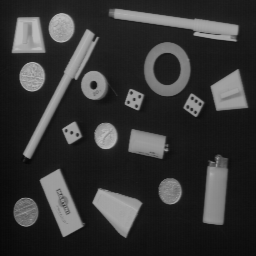
#> input picture PAID/taller_3/images/OBJECTS.png, 256 x 256 px
$ jupyter execute segmentacion_por_umbralizacion.ipynb
#> lines starting #> are read from the running program, lines starting #| are printed output that depends on the picture; after the words box and inside, x2 and y2 are one past the last pixel; in counts of white or black regions, pixels touching at a corner belong together
[cell 1]
import cv2
import matplotlib.pyplot as plt
import numpy as np

image = cv2.imread("images/OBJECTS.png", cv2.IMREAD_GRAYSCALE)
#> image is the input picture: shape (256, 256); min 7, max 188, mean 53.3

# Visualizar imagen
plt.imshow(image, cmap="gray",  vmin=0, vmax=255)
plt.show()

# Visualizar histograma
hist = cv2.calcHist([image],[0],None,[256],[0,256])
#> hist = 256 values, max 3542 at index 21, min 0 at index 0, mean 256
plt.plot(hist)
plt.show()
#> figure, not shown here; curve peaks at x = 21, y = 3542

[cell 2]
# Aplique el algoritmo de umbralización global

thres_value, thres_image = cv2.threshold(image, 90, 255, cv2.THRESH_BINARY)
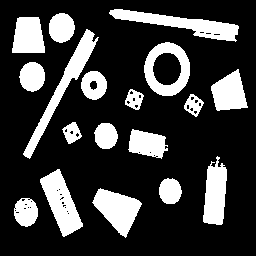
#> thres_image: shape (256, 256); 23.1% white; 18 white regions, largest, box (x1, y1, x2, y2) and area: (109, 9, 239, 42) 1581, (23, 29, 99, 159) 1537, (40, 169, 83, 237) 1424

# Visualizar imagen
plt.imshow(thres_image, cmap="gray",  vmin=0, vmax=255)
plt.show()

# Visualizar histograma
hist = cv2.calcHist([thres_image],[0],None,[256],[0,256])
#> hist = 256 values, max 50420 at index 0, min 0 at index 1, mean 256
plt.plot(hist)
plt.show()
#> figure, not shown here; curve peaks at x = 0, y = 50420

[cell 3]
# Aplique el algoritmo de umbralización de Otsu con un solo valor

thres_value, thres_image = cv2.threshold(image, 0, 255, cv2.THRESH_BINARY+cv2.THRESH_OTSU)
#> thres_image: shape (256, 256); 23.5% white; 18 white regions, largest, box (x1, y1, x2, y2) and area: (109, 9, 239, 42) 1596, (23, 29, 99, 159) 1563, (40, 169, 84, 237) 1448
#> thres_value = 84
print(thres_value)
#| 84.0

# Visualizar imagen
plt.imshow(thres_image, cmap="gray",  vmin=0, vmax=255)
plt.show()

# Visualizar histograma
hist = cv2.calcHist([thres_image],[0],None,[256],[0,256])
#> hist = 256 values, max 50154 at index 0, min 0 at index 1, mean 256
plt.plot(hist)
plt.show()
#> figure, not shown here; curve peaks at x = 0, y = 50154

[cell 4]
# Ahora introduzca ruido gaussiano aditivo con varianza de 0.001 y luego con varianza de 0.05. Visualice el histograma de la imagen resultante


from skimage.util import random_noise

noised_image = random_noise(image, mode='gaussian', mean=0,  var=0.001)

noised_image = noised_image * 255

noised_image = noised_image.astype(np.uint8)

# Visualizar imagen
plt.imshow(noised_image, cmap="gray",  vmin=0, vmax=255)
plt.title("varianza 0.001")
plt.show()

# Visualizar histograma
hist = cv2.calcHist([noised_image],[0],None,[256],[0,256])
#> hist = 256 values, max 1935 at index 24, min 0 at index 204, mean 256
plt.plot(hist)
plt.show()
#> figure, not shown here; curve peaks at x = 24, y = 1935

noised_image = random_noise(image, mode='gaussian', mean=0,  var=0.05)
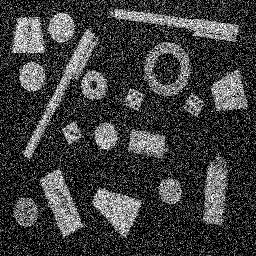
#> noised_image: shape (256, 256) float64; min 0, max 1, mean 0.245

noised_image = noised_image * 255

noised_image = noised_image.astype(np.uint8)

# Visualizar imagen
plt.imshow(noised_image, cmap="gray",  vmin=0, vmax=255)
plt.title("varianza 0.05")
plt.show()

# Visualizar histograma
hist = cv2.calcHist([noised_image],[0],None,[256],[0,256])
#> hist = 256 values, max 17054 at index 0, min 15 at index 243, mean 256
plt.plot(hist)
plt.show()
#> figure, not shown here; curve peaks at x = 0, y = 17054

¿Qué sucede? ¿Por qué sucede esto?
Lo que sucede es que al meter ruido gaussiano, se estan generando unas variaciones de una forma distribuida normal. Esto dificulta encontrar regiones, fronteras y la tarea de segmentar se complica aun mas.

[cell 5]
# Vuelva a correr las umbralizaciones sobre la imagen ¿Cómo afecta el ruido al resultado?

thres_value, thres_image = cv2.threshold(noised_image, 0, 255, cv2.THRESH_BINARY+cv2.THRESH_OTSU)
#> thres_image: shape (256, 256); 30.9% white; 3300 white regions (3282 under 20 px), largest, box (x1, y1, x2, y2) and area: (107, 7, 240, 43) 1533, (22, 28, 100, 161) 1514, (39, 168, 87, 239) 1310
print(thres_value)
#| 84.0

# Visualizar imagen
plt.imshow(thres_image, cmap="gray",  vmin=0, vmax=255)
plt.show()

# Visualizar histograma
hist = cv2.calcHist([thres_image],[0],None,[256],[0,256])
#> hist = 256 values, max 45258 at index 0, min 0 at index 1, mean 256
plt.plot(hist)
plt.show()
#> figure, not shown here; curve peaks at x = 0, y = 45258

¿Cómo afecta el ruido al resultado?
La segmentación ya no es tan precisa como la primera, dentro de los objetos quedaron pixeles negros, culpa del ruido gaussiano.

[cell 6]
image = cv2.imread("images/Text.png", cv2.IMREAD_GRAYSCALE)
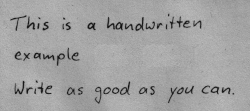
#> input picture PAID/taller_3/images/Text.png, 250 x 111 px
#> image is the input picture: shape (111, 250); min 17, max 189, mean 162.1

# Visualizar imagen
plt.imshow(image, cmap="gray",  vmin=0, vmax=255)
plt.show()

# Visualizar histograma
hist = cv2.calcHist([image],[0],None,[256],[0,256])
#> hist = 256 values, max 1675 at index 167, min 0 at index 0, mean 108.4
plt.plot(hist)
plt.show()
#> figure, not shown here; curve peaks at x = 167, y = 1675

[cell 7]
# Introduzca ahora una sombra circular lateral y una sombra sinusoidal en la imagen
# (pruebe con diferentes valores y úselos para los pasos 10 y 11). Visualice el resultado.

# ---------- Sombra circular --------------
import numpy as np

rows, cols = image.shape
#> rows = 111; cols = 250
x, y = np.meshgrid(np.arange(cols), np.arange(rows))
#Cálculo del centro
cx, cy = cols // 2, rows // 2
#> cx = 125; cy = 55
#Cálculo del radio y distancia posible
distance = np.sqrt((x - cx) ** 2 + (y - cy) ** 2)
max_dist = np.sqrt(cx**2 + cy**2)
#> max_dist = 136.6

#Aplicación del gradiente
spot_shading = 1 - (distance / max_dist)
spot_image = image * spot_shading
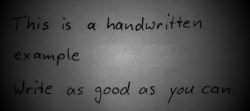
#> spot_image: shape (111, 250) float64; min 0, max 175.7, mean 76.1

spot_image = spot_image.astype(np.uint8)

# Visualizar imagen
plt.imshow(spot_image, cmap="gray",  vmin=0, vmax=255)
plt.title("sombra circular")
plt.show()

# Visualizar histograma
hist = cv2.calcHist([spot_image],[0],None,[256],[0,256])
#> hist = 256 values, max 269 at index 97, min 0 at index 176, mean 108.4
plt.plot(hist)
plt.title("sombra circular")
plt.show()
#> figure, not shown here; curve peaks at x = 97, y = 269

# ---------- Sombra sinusoidal --------------
# Cantidad de perturbaciones
frequency = 50
#Intensidad de los picos
amplitude = 0.5

#Cálculo y aplicación del efecto
sinusoidal_shading = (1 + amplitude * np.sin(2 * np.pi * x / frequency)) / 1.5
sinusoidal_image = image * sinusoidal_shading
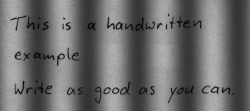
#> sinusoidal_image: shape (111, 250) float64; min 6.11, max 188.9, mean 108.1

sinusoidal_image = sinusoidal_image.astype(np.uint8)

# Visualizar imagen
plt.imshow(sinusoidal_image, cmap="gray",  vmin=0, vmax=255)
plt.title("sombra circular")
plt.show()

# Visualizar histograma
hist = cv2.calcHist([sinusoidal_image],[0],None,[256],[0,256])
#> hist = 256 values, max 662 at index 56, min 0 at index 0, mean 108.4
plt.plot(hist)
plt.title("sombra circular")
plt.show()
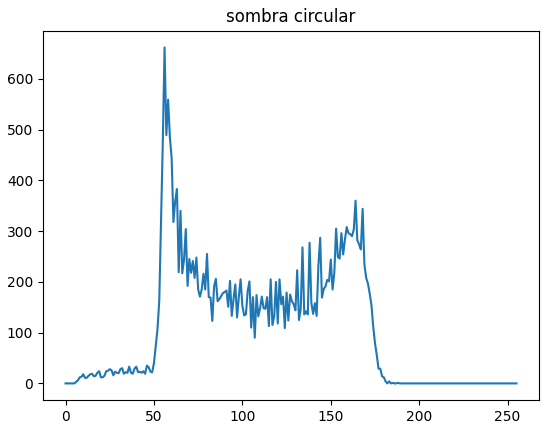
#> figure drawn by matplotlib, 1 panel; curve peaks at x = 56, y = 662

[cell 8]
# Aplique el algoritmo de umbralización de Otsu sobre la imagen original y las dos modificaciones

# ---------- Umbralizacion con OTSU a la imagen original --------
thres_value, thres_image = cv2.threshold(image, 0, 255, cv2.THRESH_BINARY+cv2.THRESH_OTSU)
#> thres_image: shape (111, 250); 95.4% white; black in thin lines or dots, all inside (x1, y1, x2, y2) = (10, 14, 234, 104)
#> thres_value = 117
print(thres_value)
#| 117.0

# Visualizar imagen
plt.imshow(thres_image, cmap="gray",  vmin=0, vmax=255)
plt.show()

# Visualizar histograma
hist = cv2.calcHist([thres_image],[0],None,[256],[0,256])
#> hist = 256 values, max 26486 at index 255, min 0 at index 1, mean 108.4
plt.plot(hist)
plt.show()
#> figure, not shown here; curve peaks at x = 255, y = 26486

# ---------- Umbralizacion con OTSU a la primera modificacion --------
thres_value, thres_image = cv2.threshold(spot_image, 0, 255, cv2.THRESH_OTSU)
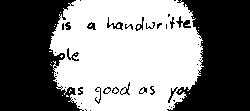
#> thres_image: shape (111, 250); 50.2% white; 44 black regions (25 under 20 px), largest, box (x1, y1, x2, y2) and area: (0, 0, 84, 111) 6769, (167, 0, 250, 111) 6351, (176, 16, 191, 28) 76
#> thres_value = 75
print(thres_value)
#| 75.0

# Visualizar imagen
plt.imshow(thres_image, cmap="gray",  vmin=0, vmax=255)
plt.show()

# Visualizar histograma
hist = cv2.calcHist([thres_image],[0],None,[256],[0,256])
#> hist = 256 values, max 13944 at index 255, min 0 at index 1, mean 108.4
plt.plot(hist)
plt.show()
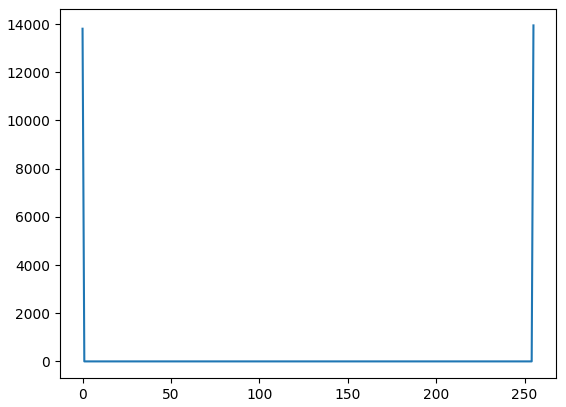
#> figure drawn by matplotlib, 1 panel; curve peaks at x = 255, y = 13944

# ---------- Umbralizacion con OTSU a la segunda modificacion --------
thres_value, thres_image = cv2.threshold(sinusoidal_image, 55, 255, cv2.THRESH_BINARY)
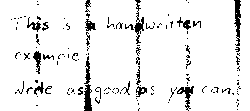
#> thres_image: shape (111, 250); 92.5% white; black in thin lines or dots
print(thres_value)

# Visualizar imagen
plt.imshow(thres_image, cmap="gray",  vmin=0, vmax=255)
plt.show()

# Visualizar histograma
hist = cv2.calcHist([thres_image],[0],None,[256],[0,256])
#> hist = 256 values, max 25673 at index 255, min 0 at index 1, mean 108.4
plt.plot(hist)
plt.show()
#> figure, not shown here; curve peaks at x = 255, y = 25673

¿Qué sucede? ¿Por qué sucede esto? ¿Qué alternativas puede emplear para mitigar este resultado?

Sucede que esas sombras empiezan a interferir en la segmentación. Al establecer un umbral, hay pixeles de esas sombras que tienen valores muy cercanos a los de la region de interes y al tener la imagen binaria se distorsiona el resultado esperado. Lo que se me ocurre es empiricamente bajar el umbral, pero se pierden muchos pixeles por lo tanto nos alejamos de nuestro resultado esperado.

[cell 9]
# Aplique ahora un algoritmo de adaptacion del umbral en función de las propiedades locales.
# Compare sus resultados con el algoritmo anterior, usando varios valores para el vecindario local

from skimage.filters import threshold_local

# ---- Imagen original ------
ti = threshold_local(image, block_size=25, method='mean')
binary_image = image > ti
#> binary_image: shape (111, 250) bool; 70.1% white; black in thin lines or dots
thresholded_image = binary_image*255
#> thresholded_image: shape (111, 250) int64; 70.1% white; black in thin lines or dots

# Visualizar imagen
plt.imshow(thresholded_image, cmap="gray",  vmin=0, vmax=255)
plt.title("Imagen original")
plt.show()

# ---- Primera modificacion ------
ti = threshold_local(spot_image, block_size=15, method='mean')
binary_image = spot_image > ti
#> binary_image: shape (111, 250) bool; 61.4% white; 409 black regions (355 under 20 px), largest, box (x1, y1, x2, y2) and area: (0, 0, 250, 111) 6443, (61, 50, 135, 83) 565, (78, 34, 120, 51) 220
thresholded_image = binary_image*255

# Visualizar imagen
plt.imshow(thresholded_image, cmap="gray",  vmin=0, vmax=255)
plt.title("Spot Image")
plt.show()

# ---- Segunda modificacion ------
ti = threshold_local(sinusoidal_image, block_size=3, method='mean')
binary_image = spot_image > ti
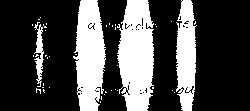
#> binary_image: shape (111, 250) bool; 29% white; 41 white regions (37 under 20 px), largest, box (x1, y1, x2, y2) and area: (117, 0, 154, 111) 3220, (73, 0, 106, 111) 2670, (176, 0, 197, 111) 1740, (34, 22, 44, 87) 314
thresholded_image = binary_image*255

# Visualizar imagen
plt.imshow(thresholded_image, cmap="gray",  vmin=0, vmax=255)
plt.title("Sinusoidal Image")
plt.show()
